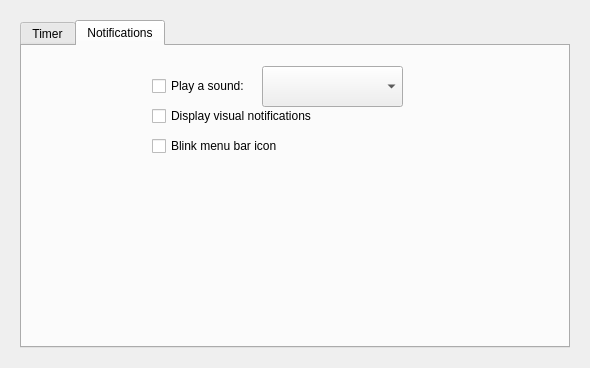
<?xml version="1.0" encoding="UTF-8"?>
<ui version="4.0">
 <class>MainWindow</class>
 <widget class="QMainWindow" name="MainWindow">
  <property name="geometry">
   <rect>
    <x>0</x>
    <y>0</y>
    <width>590</width>
    <height>363</height>
   </rect>
  </property>
  <property name="sizePolicy">
   <sizepolicy hsizetype="Minimum" vsizetype="Minimum">
    <horstretch>0</horstretch>
    <verstretch>0</verstretch>
   </sizepolicy>
  </property>
  <property name="windowTitle">
   <string>TomatoTimer Preferences</string>
  </property>
  <property name="unifiedTitleAndToolBarOnMac">
   <bool>false</bool>
  </property>
  <widget class="QWidget" name="centralWidget">
   <property name="sizePolicy">
    <sizepolicy hsizetype="Minimum" vsizetype="Minimum">
     <horstretch>0</horstretch>
     <verstretch>0</verstretch>
    </sizepolicy>
   </property>
   <layout class="QVBoxLayout" name="verticalLayout">
    <property name="leftMargin">
     <number>20</number>
    </property>
    <property name="topMargin">
     <number>20</number>
    </property>
    <property name="rightMargin">
     <number>20</number>
    </property>
    <property name="bottomMargin">
     <number>20</number>
    </property>
    <item>
     <widget class="QTabWidget" name="tabWidget">
      <property name="sizePolicy">
       <sizepolicy hsizetype="Minimum" vsizetype="Minimum">
        <horstretch>0</horstretch>
        <verstretch>0</verstretch>
       </sizepolicy>
      </property>
      <property name="currentIndex">
       <number>1</number>
      </property>
      <property name="usesScrollButtons">
       <bool>false</bool>
      </property>
      <property name="documentMode">
       <bool>false</bool>
      </property>
      <widget class="QWidget" name="tabTimer">
       <property name="sizePolicy">
        <sizepolicy hsizetype="Minimum" vsizetype="Minimum">
         <horstretch>0</horstretch>
         <verstretch>0</verstretch>
        </sizepolicy>
       </property>
       <property name="minimumSize">
        <size>
         <width>544</width>
         <height>298</height>
        </size>
       </property>
       <property name="maximumSize">
        <size>
         <width>544</width>
         <height>298</height>
        </size>
       </property>
       <attribute name="title">
        <string>Timer</string>
       </attribute>
       <widget class="QSlider" name="pomodoroLengthSlider">
        <property name="geometry">
         <rect>
          <x>220</x>
          <y>30</y>
          <width>291</width>
          <height>22</height>
         </rect>
        </property>
        <property name="minimum">
         <number>1</number>
        </property>
        <property name="maximum">
         <number>120</number>
        </property>
        <property name="orientation">
         <enum>Qt::Horizontal</enum>
        </property>
        <property name="tickPosition">
         <enum>QSlider::NoTicks</enum>
        </property>
        <property name="tickInterval">
         <number>10</number>
        </property>
       </widget>
       <widget class="QLabel" name="label">
        <property name="geometry">
         <rect>
          <x>30</x>
          <y>30</y>
          <width>171</width>
          <height>21</height>
         </rect>
        </property>
        <property name="text">
         <string>Pomodoro:</string>
        </property>
        <property name="alignment">
         <set>Qt::AlignRight|Qt::AlignTrailing|Qt::AlignVCenter</set>
        </property>
       </widget>
       <widget class="QLabel" name="label_2">
        <property name="geometry">
         <rect>
          <x>30</x>
          <y>100</y>
          <width>171</width>
          <height>21</height>
         </rect>
        </property>
        <property name="text">
         <string>Short break:</string>
        </property>
        <property name="alignment">
         <set>Qt::AlignRight|Qt::AlignTrailing|Qt::AlignVCenter</set>
        </property>
       </widget>
       <widget class="QLabel" name="label_3">
        <property name="geometry">
         <rect>
          <x>30</x>
          <y>170</y>
          <width>171</width>
          <height>21</height>
         </rect>
        </property>
        <property name="text">
         <string>Long break:</string>
        </property>
        <property name="alignment">
         <set>Qt::AlignRight|Qt::AlignTrailing|Qt::AlignVCenter</set>
        </property>
       </widget>
       <widget class="QLabel" name="pomodoroLengthValueLbl">
        <property name="geometry">
         <rect>
          <x>228</x>
          <y>10</y>
          <width>281</width>
          <height>20</height>
         </rect>
        </property>
        <property name="font">
         <font>
          <pointsize>11</pointsize>
         </font>
        </property>
        <property name="text">
         <string>0</string>
        </property>
        <property name="alignment">
         <set>Qt::AlignRight|Qt::AlignTrailing|Qt::AlignVCenter</set>
        </property>
       </widget>
       <widget class="QLabel" name="label_5">
        <property name="geometry">
         <rect>
          <x>200</x>
          <y>50</y>
          <width>59</width>
          <height>21</height>
         </rect>
        </property>
        <property name="font">
         <font>
          <pointsize>10</pointsize>
         </font>
        </property>
        <property name="text">
         <string>1 min</string>
        </property>
        <property name="alignment">
         <set>Qt::AlignCenter</set>
        </property>
       </widget>
       <widget class="QLabel" name="label_6">
        <property name="geometry">
         <rect>
          <x>470</x>
          <y>50</y>
          <width>59</width>
          <height>21</height>
         </rect>
        </property>
        <property name="font">
         <font>
          <pointsize>10</pointsize>
         </font>
        </property>
        <property name="text">
         <string>2 hrs</string>
        </property>
        <property name="alignment">
         <set>Qt::AlignCenter</set>
        </property>
       </widget>
       <widget class="QSlider" name="shortBreakLengthSlider">
        <property name="geometry">
         <rect>
          <x>220</x>
          <y>100</y>
          <width>291</width>
          <height>22</height>
         </rect>
        </property>
        <property name="minimum">
         <number>1</number>
        </property>
        <property name="maximum">
         <number>60</number>
        </property>
        <property name="orientation">
         <enum>Qt::Horizontal</enum>
        </property>
        <property name="tickPosition">
         <enum>QSlider::NoTicks</enum>
        </property>
        <property name="tickInterval">
         <number>10</number>
        </property>
       </widget>
       <widget class="QLabel" name="label_7">
        <property name="geometry">
         <rect>
          <x>200</x>
          <y>120</y>
          <width>59</width>
          <height>21</height>
         </rect>
        </property>
        <property name="font">
         <font>
          <pointsize>10</pointsize>
         </font>
        </property>
        <property name="text">
         <string>1 min</string>
        </property>
        <property name="alignment">
         <set>Qt::AlignCenter</set>
        </property>
       </widget>
       <widget class="QLabel" name="label_8">
        <property name="geometry">
         <rect>
          <x>470</x>
          <y>120</y>
          <width>59</width>
          <height>21</height>
         </rect>
        </property>
        <property name="font">
         <font>
          <pointsize>10</pointsize>
         </font>
        </property>
        <property name="text">
         <string>1 hr</string>
        </property>
        <property name="alignment">
         <set>Qt::AlignCenter</set>
        </property>
       </widget>
       <widget class="QLabel" name="shortBreakLengthValueLbl">
        <property name="geometry">
         <rect>
          <x>228</x>
          <y>80</y>
          <width>281</width>
          <height>20</height>
         </rect>
        </property>
        <property name="font">
         <font>
          <pointsize>11</pointsize>
         </font>
        </property>
        <property name="text">
         <string>0</string>
        </property>
        <property name="alignment">
         <set>Qt::AlignRight|Qt::AlignTrailing|Qt::AlignVCenter</set>
        </property>
       </widget>
       <widget class="QSlider" name="longBreakLengthSlider">
        <property name="geometry">
         <rect>
          <x>220</x>
          <y>170</y>
          <width>291</width>
          <height>22</height>
         </rect>
        </property>
        <property name="minimum">
         <number>1</number>
        </property>
        <property name="maximum">
         <number>60</number>
        </property>
        <property name="sliderPosition">
         <number>1</number>
        </property>
        <property name="orientation">
         <enum>Qt::Horizontal</enum>
        </property>
        <property name="tickPosition">
         <enum>QSlider::NoTicks</enum>
        </property>
        <property name="tickInterval">
         <number>10</number>
        </property>
       </widget>
       <widget class="QLabel" name="label_10">
        <property name="geometry">
         <rect>
          <x>30</x>
          <y>240</y>
          <width>171</width>
          <height>21</height>
         </rect>
        </property>
        <property name="text">
         <string>Pomodoros to a long break:</string>
        </property>
        <property name="alignment">
         <set>Qt::AlignRight|Qt::AlignTrailing|Qt::AlignVCenter</set>
        </property>
        <property name="wordWrap">
         <bool>true</bool>
        </property>
       </widget>
       <widget class="QSpinBox" name="pomodoroToLongBreakSpinner">
        <property name="geometry">
         <rect>
          <x>220</x>
          <y>240</y>
          <width>81</width>
          <height>24</height>
         </rect>
        </property>
        <property name="alignment">
         <set>Qt::AlignRight|Qt::AlignTrailing|Qt::AlignVCenter</set>
        </property>
        <property name="minimum">
         <number>1</number>
        </property>
        <property name="maximum">
         <number>100</number>
        </property>
       </widget>
       <widget class="QLabel" name="label_11">
        <property name="geometry">
         <rect>
          <x>200</x>
          <y>190</y>
          <width>59</width>
          <height>21</height>
         </rect>
        </property>
        <property name="font">
         <font>
          <pointsize>10</pointsize>
         </font>
        </property>
        <property name="text">
         <string>1 min</string>
        </property>
        <property name="alignment">
         <set>Qt::AlignCenter</set>
        </property>
       </widget>
       <widget class="QLabel" name="label_12">
        <property name="geometry">
         <rect>
          <x>470</x>
          <y>190</y>
          <width>59</width>
          <height>21</height>
         </rect>
        </property>
        <property name="font">
         <font>
          <pointsize>10</pointsize>
         </font>
        </property>
        <property name="text">
         <string>1 hr</string>
        </property>
        <property name="alignment">
         <set>Qt::AlignCenter</set>
        </property>
       </widget>
       <widget class="QLabel" name="longBreakLengthValueLbl">
        <property name="geometry">
         <rect>
          <x>228</x>
          <y>150</y>
          <width>281</width>
          <height>20</height>
         </rect>
        </property>
        <property name="font">
         <font>
          <pointsize>11</pointsize>
         </font>
        </property>
        <property name="text">
         <string>0</string>
        </property>
        <property name="alignment">
         <set>Qt::AlignRight|Qt::AlignTrailing|Qt::AlignVCenter</set>
        </property>
       </widget>
      </widget>
      <widget class="QWidget" name="tabNotifications">
       <attribute name="title">
        <string>Notifications</string>
       </attribute>
       <widget class="QCheckBox" name="playSoundCheck">
        <property name="geometry">
         <rect>
          <x>130</x>
          <y>30</y>
          <width>131</width>
          <height>20</height>
         </rect>
        </property>
        <property name="text">
         <string>Play a sound:</string>
        </property>
       </widget>
       <widget class="QCheckBox" name="displayNotificationsCheck">
        <property name="geometry">
         <rect>
          <x>130</x>
          <y>60</y>
          <width>301</width>
          <height>20</height>
         </rect>
        </property>
        <property name="text">
         <string>Display visual notifications</string>
        </property>
       </widget>
       <widget class="QCheckBox" name="blinkIconCheck">
        <property name="geometry">
         <rect>
          <x>130</x>
          <y>90</y>
          <width>301</width>
          <height>20</height>
         </rect>
        </property>
        <property name="text">
         <string>Blink menu bar icon</string>
        </property>
       </widget>
       <widget class="QComboBox" name="playSoundCombo">
        <property name="geometry">
         <rect>
          <x>240</x>
          <y>20</y>
          <width>141</width>
          <height>41</height>
         </rect>
        </property>
       </widget>
      </widget>
     </widget>
    </item>
   </layout>
  </widget>
 </widget>
 <layoutdefault spacing="6" margin="11"/>
 <resources/>
 <connections/>
</ui>
